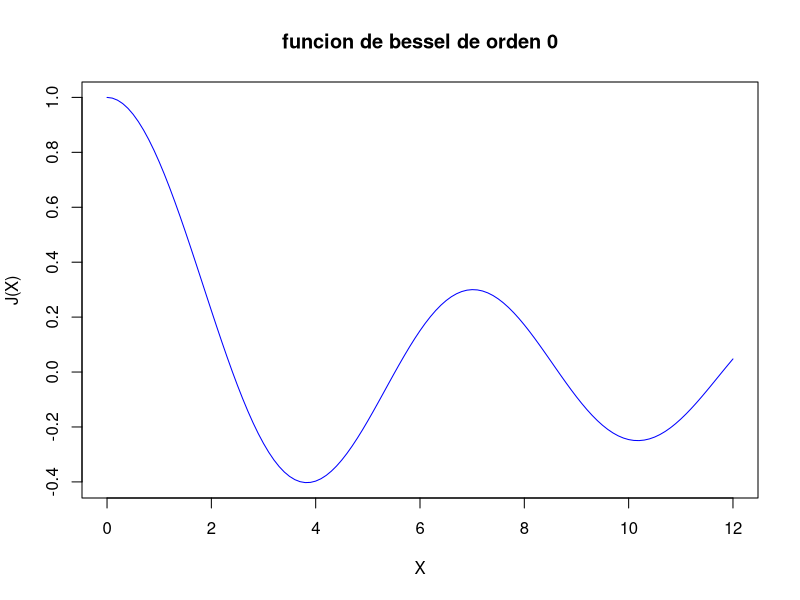

The R source for this figure:
J <- function(a){
  s <- 0
  for(n in 0:60){
    s=s+(-0.25*a^2)^n/factorial(n)^2
  }
  return(s)
}

X<-seq(0,12,by=0.1)

plot(X,J(X),type = "l",col="blue",main = "funcion de bessel de orden 0")








